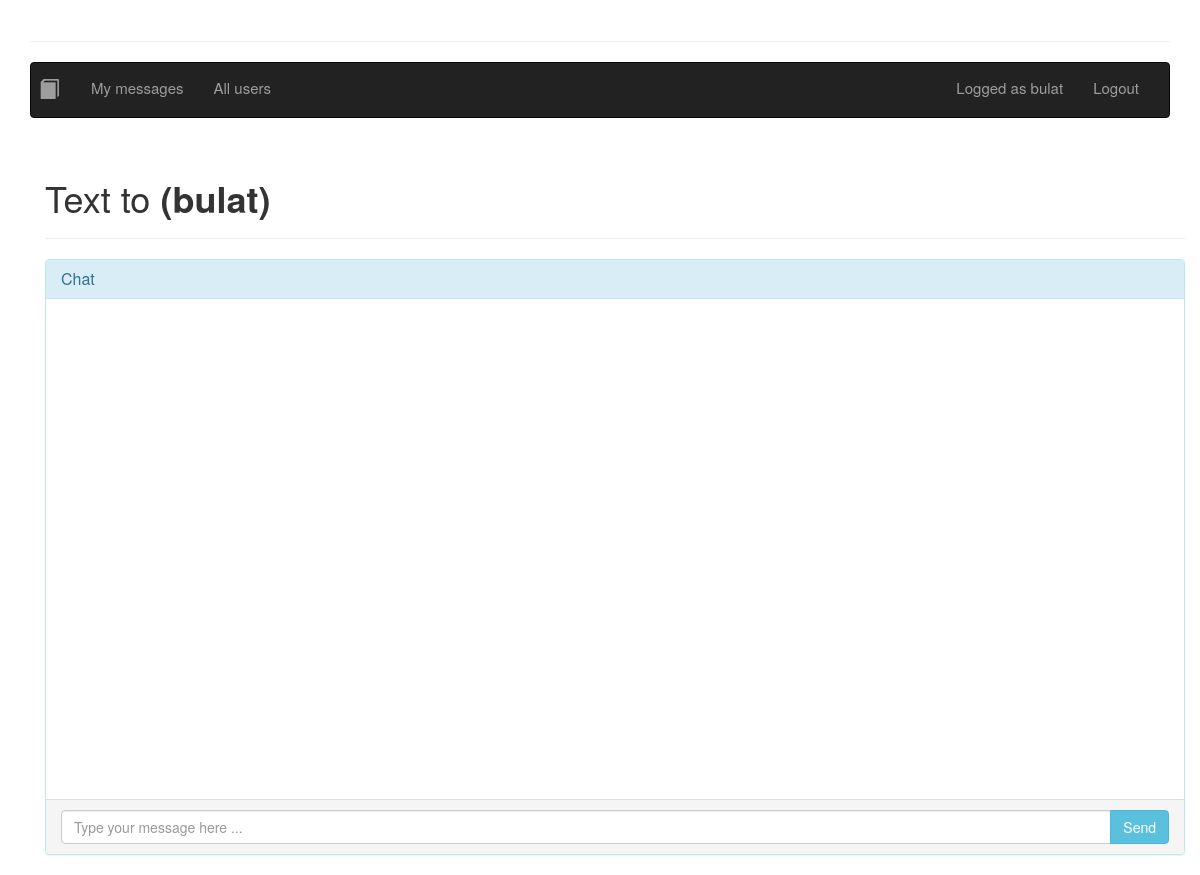
The app's page /chat/2 (signed in), older data.
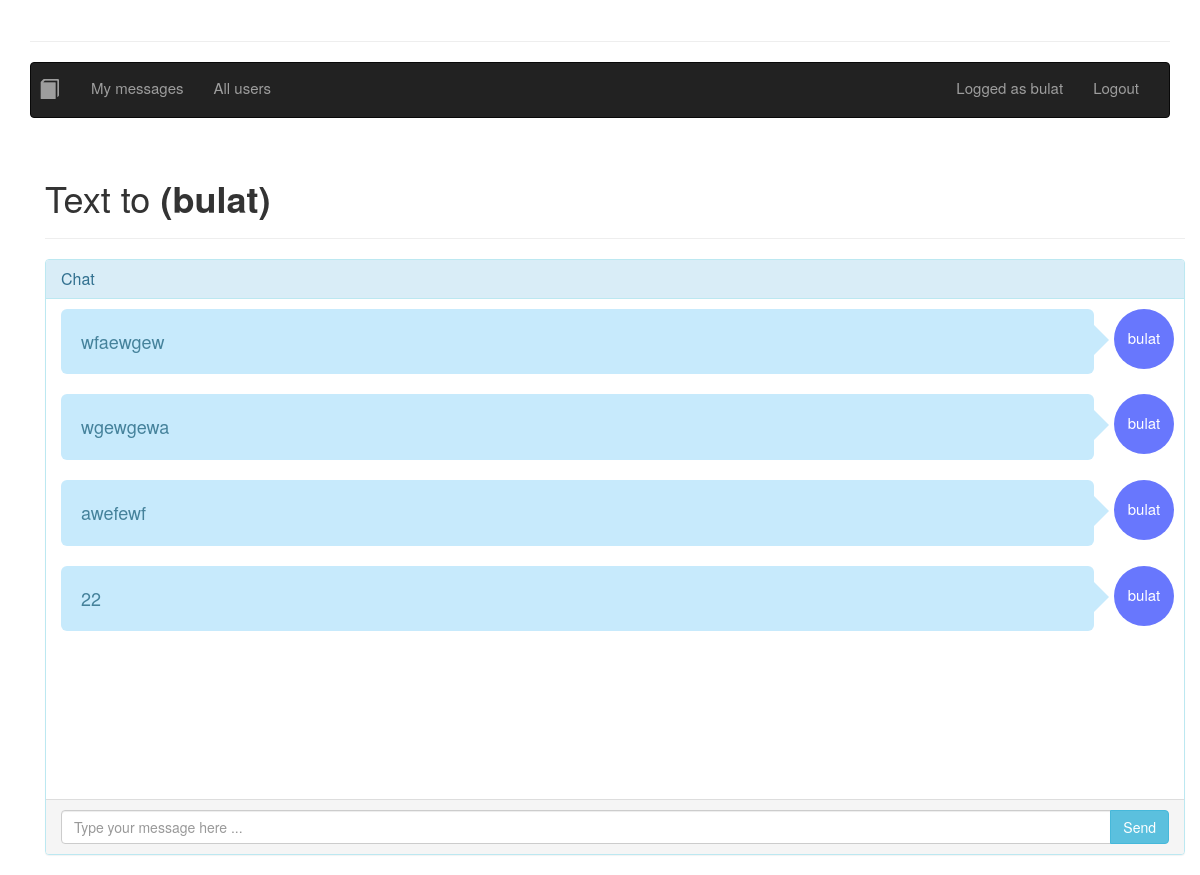
The same page, newer data.
### intra/models.py (models this page shows)
class User(AbstractUser):
    description = models.TextField(null=True)
    picture = models.ImageField(blank=True, upload_to="", null=True)

### chat/models.py (models this page shows, shortened)
class MessageModel(models.Model):
    user = models.ForeignKey(User, on_delete=models.CASCADE,
                             verbose_name='user',
                             related_name='from_user')
    recipient = models.ForeignKey(User, on_delete=models.CASCADE,
                                  verbose_name='recipient',
                                  related_name='to_user')
    date = models.DateTimeField(auto_now_add=True)
    body = models.TextField('body')

### chat/views.py (the view, shortened to what this page needs)
# urls.py: path('<str:user_id>', views.ChatView.as_view(), name='chat_detail'),
class ChatView(LoginRequiredMixin, View):
    login_url = reverse_lazy('login')
    template_name = 'chat/room.html'
    def get(self, request, user_id):
        recipient = User.objects.get(pk=user_id)
        author = self.request.user
        messages = MessageModel.objects.filter(
            Q(recipient=recipient, user=author) | Q(user_id=recipient, recipient_id=author)
        ).select_related('user').order_by('date')
        return render(
            request,
            self.template_name,
            {
                'user_id': user_id,
                'recipient_username': recipient.username,
                'recipient_last_name': recipient.last_name,
                'recipient_first_name': recipient.first_name,
                'message_list': list(messages),
            }
        )

### chat/templates/chat/room.html (shortened to what this page needs)
{% extends 'base.html' %} {% load bootstrap3 %} {% load i18n %}
{% block content %}
{% include 'nav.html' %}
    <div class="container">
        <div class="page-header">
            <h1>Text to <strong>{{ recipient_first_name }} {{ recipient_last_name }} ({{ recipient_username }})</strong>
            </h1>
        </div>
        <div class="row">
            <div class="col-md-12">
                <div class="panel panel-info">
                    <div class="panel-heading">
                        <h4 class="panel-title">Chat</h4>
                    </div>
                    <div>
                        <ul id="messages" class="messages">
                            {% for message in message_list %}
                                {% if message.user.id == request.user.id %}
                                    <li class="message right">
                                {% else %}
                                    <li class="message left">
                                {% endif %}
                                    <div class="avatar">{{ message.user.username }}</div>
                                    <div class="text_wrapper">
                                        <div class="text">
                                            {{ message.body }}<br>
                                        </div>
                                    </div>
                                </li>
                            {% endfor %}
                        </ul>
                    </div>
                    <div class="panel-footer">
                        <div class="input-group">
                            <input id="chat-input" type="text"
                                   class="form-control input"
                                   placeholder="Type your message here ..."
                                   maxlength="500">
                            <span class="input-group-btn">
                            <button class="btn btn-info btn"
                                    id="btn-send">
                                Send</button>
                        </span>
                        </div>
                    </div>
                </div>
            </div>
        </div>
    </div>
{% endblock content %}

### intra/templates/base.html (shortened to what this page needs)
{% load static %}
{% load bootstrap3 %}
{% load i18n %}
<!DOCTYPE html>
<html lang="en">
  <head>
    {% bootstrap_css %} {% bootstrap_javascript %}
  </head>
  <body>
    <div class="container">
        <br>
      {% block content %}{% endblock content %}
    </div>
  </body>
</html>

### intra/templates/nav.html (shortened to what this page needs)
{% load static %} {% load bootstrap3 %} {% load i18n %}
<hr />
<nav class="navbar navbar-inverse">
  <div class="container-fluid">
    <div class="navbar-header">
      <ul class="nav navbar-nav navbar-right">
        <li >
            <a href="{% url 'index' %}"><span style="margin-left:-22px; font-size:20px" class="glyphicon glyphicon-book " aria-hidden="true"></span><span class="sr-only">(current)</span></a>
        </li>
        {% if user.is_authenticated %}
        <li><a href="{% url 'chat' %}">{% trans 'My messages' %}</a></li>
        <li><a href="{% url 'users' %}">{% trans 'All users' %}</a></li>
        {% else %}
        <li><a href="{% url 'register' %}">{% trans 'Register' %}</a></li>
        {% endif %}
      </ul>
    </div>
    <div class="container-fluid">
      <ul class="nav navbar-nav navbar-right">
        {% if user.is_authenticated %}
        <li >
          <a href="{% url 'profile' request.user.id %}">{% trans 'Logged as' %} {{request.user.username}}</a>
        </li>
        <li >
          <a href="{% url 'logout' %}">{% trans 'Logout' %}</a>
        </li>
        {% endif %}
      </ul>
    </div>
  </div>
</nav>

### chat/templates/chat/room.html (style rules this page uses)
.messages { position: relative; padding: 10px 10px 0 10px; margin: 0 0 0 0; height: 500px; overflow-x: hidden; overflow-y: scroll; }
.messages .message { clear: both; overflow: hidden; margin-bottom: 20px; }
.messages .message.right .avatar { background-color: #6877fd; float: right; }
.messages .message.right .text_wrapper { background-color: #c7eafc; margin-right: 20px; float: right; }
.messages .message.right .text_wrapper::after, .messages .message.right .text_wrapper::before { left: 100%; border-left-color: #c7eafc; }
.messages .message.right .text { color: #45829b; }
.messages .message .avatar { width: 60px; height: 60px; border-radius: 50%; display: inline-block; text-align: center; color: white; padding-top: 18px; }
.messages .message .text_wrapper { display: inline-block; padding: 20px; border-radius: 6px; width: calc(100% - 85px); min-width: 100px; position: relative; }
.messages .message .text_wrapper::after, .messages .message .text_wrapper:before { top: 18px; border: solid transparent; content: " "; height: 0; width: 0; position: absolute; pointer-events: none; }
.messages .message .text_wrapper::after { border-width: 13px; margin-top: 0; }
.messages .message .text_wrapper::before { border-width: 15px; margin-top: -2px; }
.messages .message .text_wrapper .text { font-size: 18px; font-weight: 300; }
body { font-size: 15px; }

Row changes from the older to the newer data that the page shows:
added MessageModel: user.username "bulat", body "wfaewgew"
added MessageModel: user.username "bulat", body "wgewgewa"
added MessageModel: user.username "bulat", body "awefewf"
added MessageModel: user.username "bulat", body "22"
